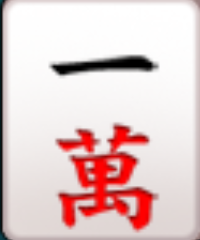
#> input picture data/samples/0.png, 200 x 240 px, found by its file name
$ python card_recognizer.py
#> lines starting #> are read from the running program, lines starting #| are printed output that depends on the picture
import os
import cv2
import numpy as np


class CardRecognizer:
    def __init__(self, samples_dir="samples", match_threshold=0.8):
        """
        初始化牌面辨識器
        :param samples_dir: 存放範本圖片的資料夾路徑
        :param match_threshold: 比對門檻值 (0.0 ~ 1.0)，高於此值才視為有效辨識
        """
        self.samples_dir = samples_dir
        self.match_threshold = match_threshold
        self.templates = {}  # 格式: {card_id: template_gray_image}
        self.load_samples()

    def load_samples(self):
        """載入 samples/ 目錄下的 0.png ~ 41.png 範本圖片"""
        if not os.path.exists(self.samples_dir):
            raise FileNotFoundError(f"找不到範本資料夾: {self.samples_dir}")

        loaded_count = 0
        for card_id in range(42):  # 0 到 41
            file_name = f"{card_id}.png"
            file_path = os.path.join(self.samples_dir, file_name)

            if os.path.exists(file_path):
                # 讀取圖片並轉為灰階
                img = cv2.imread(file_path, cv2.IMREAD_GRAYSCALE)
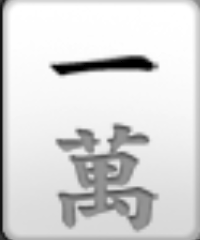
#> img: shape (240, 200); min 0, max 255, mean 216.4
#> further down, test_crop is the input picture: shape (240, 200, 3); mean B, G, R 204.9, 205.4, 228.4
                if img is not None:
                    self.templates[card_id] = img
                    loaded_count += 1
                else:
                    print(f"[警告] 無法讀取範本圖片: {file_path}")
            else:
                print(f"[提示] 缺少範本圖片: {file_path}")

        print(f"[CardRecognizer] 成功載入 {loaded_count}/42 張牌面範本。")

    def recognize(self, card_img):
        """
        辨識單張麻將圖片
        :param card_img: BGR 或灰階的麻將 ROI 影像 (numpy.ndarray)
        :return: (best_card_id, confidence)
                 若低於 threshold 則 best_card_id 回傳 None
        """
        if card_img is None or card_img.size == 0:
            return None, 0.0

        # 若輸入為彩色影像則轉為灰階
        if len(card_img.shape) == 3:
            gray_card = cv2.cvtColor(card_img, cv2.COLOR_BGR2GRAY)
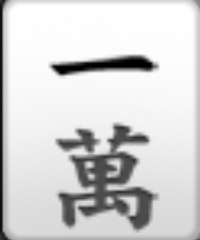
#> gray_card: shape (240, 200); min 0, max 255, mean 212.2
        else:
            gray_card = card_img

        best_card_id = None
        best_val = -1.0

        for card_id, tmpl in self.templates.items():
            # 確保待測圖與範本尺寸一致，若不同則自動 resize 待測圖至範本大小
            if gray_card.shape != tmpl.shape:
                resized_card = cv2.resize(gray_card, (tmpl.shape[1], tmpl.shape[0]))
            else:
                resized_card = gray_card

            # 使用歸一化相關係數匹配法 (TM_CCOEFF_NORMED)
            res = cv2.matchTemplate(resized_card, tmpl, cv2.TM_CCOEFF_NORMED)
            _, max_val, _, _ = cv2.minMaxLoc(res)

            if max_val > best_val:
                best_val = max_val
                best_card_id = card_id
#> this loop made 1 pass
#> (card_id, res, max_val, best_val, best_card_id) on pass 1: (0, [0.978], 0.978, 0.978, 0)
#> after the loop, best_card_id = 0; best_val = 0.978

        if best_val >= self.match_threshold:
            return best_card_id, float(best_val)
        else:
            return None, float(best_val)


# ----------------------------------------------------
# 測試模組用主程式
# ----------------------------------------------------
if __name__ == "__main__":
    recognizer = CardRecognizer(samples_dir="data/samples", match_threshold=0.75)

    # 測試讀入 0.png 進行自比對驗證
    test_img_path = os.path.join("data", "samples", "0.png")
    if os.path.exists(test_img_path):
        test_crop = cv2.imread(test_img_path)
        card_id, confidence = recognizer.recognize(test_crop)
#> card_id = 0; confidence = 0.978
        print(f"測試比對結果: Card ID = {card_id}, 置信度 = {confidence:.4f}")
#| 測試比對結果: Card ID = 0, 置信度 = 0.9779
    else:
        print("未找到測試圖片 0.png")
